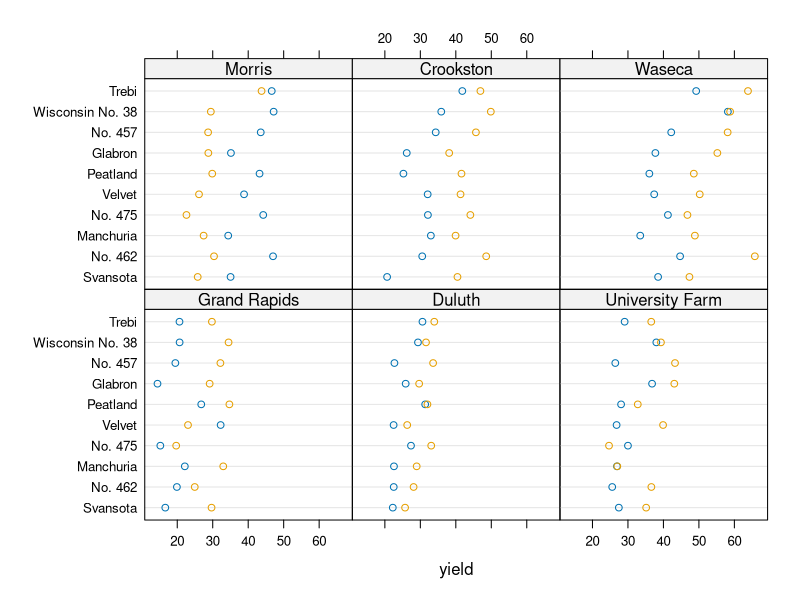

Source code (R):
# 包
# 可以使用library函数加载计算机中已经安装的包
library(lattice)
dotplot(
  variety~yield|site,
  data=barley,
  groups=year
  )

# 加载多个包
# 
pkgs <- c('lattice','utils','rpart')
for(pkg in pkgs)
{
  library(pkg,character.only=TRUE)
}


# 包的搜索路径
# 使用search函数可以查看所有已加载的包
search()



# 库和已经安装的包
# installed.packages()返回一个数据框，包含了电脑中所有已安装包的信息

installed.packages()

# R自带的包安装在library子目录中，
R.home('library')








# 安装包


# 维护包
#可以使用update.package(ask=FALSE)来更新包
#使用remove.package('zoo')来删除包